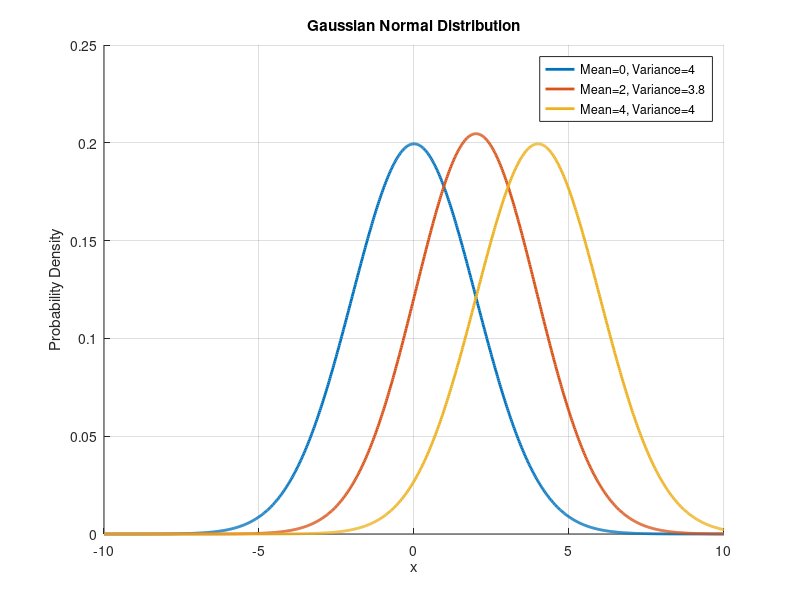

Reproduce this figure in MATLAB.

clear
close all
clc


% pdf of Gaussian distribution
gaussian = @(x, mean, variance) (1 / sqrt(2 * pi * variance)) * exp(-(x - mean).^2 / (2 * variance));

% range for x values
x = linspace(-10, 10, 1000);

% different mean and variance values
mean_values = [0, 2, 4];
variance_values = [4, 3.8, 4];

% Plot the Gaussian distributions
figure;
hold on;
for i = 1:length(mean_values)
    mean_val = mean_values(i);
    variance_val = variance_values(i);
    y = gaussian(x,mean_val,variance_val);
    plot(x, y,'LineWidth', 2, 'DisplayName', sprintf('Mean=%d, Variance=%d', mean_val, variance_val));
end

title('Gaussian Normal Distribution');
xlabel('x');
ylabel('Probability Density');
legend('Location', 'best');
grid on;
hold off;
